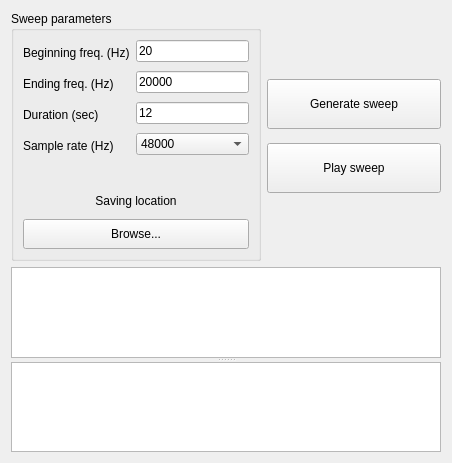
<?xml version="1.0" encoding="UTF-8"?>
<ui version="4.0">
 <class>Form</class>
 <widget class="QWidget" name="Form">
  <property name="geometry">
   <rect>
    <x>0</x>
    <y>0</y>
    <width>452</width>
    <height>463</height>
   </rect>
  </property>
  <property name="minimumSize">
   <size>
    <width>400</width>
    <height>0</height>
   </size>
  </property>
  <property name="maximumSize">
   <size>
    <width>16777215</width>
    <height>16777215</height>
   </size>
  </property>
  <property name="contextMenuPolicy">
   <enum>Qt::NoContextMenu</enum>
  </property>
  <property name="windowTitle">
   <string>Sweep Generator</string>
  </property>
  <property name="windowIcon">
   <iconset>
    <normaloff>irmaker.png</normaloff>irmaker.png</iconset>
  </property>
  <property name="statusTip">
   <string notr="true"/>
  </property>
  <property name="whatsThis">
   <string notr="true">&lt;html&gt;&lt;head/&gt;&lt;body&gt;&lt;p&gt;aaaaaaaaaaaaaaaaaaaaaaaa&lt;/p&gt;&lt;/body&gt;&lt;/html&gt;</string>
  </property>
  <layout class="QGridLayout" name="gridLayout" rowstretch="0,0" columnstretch="1" rowminimumheight="0,0">
   <item row="0" column="0">
    <layout class="QHBoxLayout" name="horizontalLayout" stretch="1,0">
     <property name="sizeConstraint">
      <enum>QLayout::SetFixedSize</enum>
     </property>
     <item>
      <widget class="QGroupBox" name="params_box">
       <property name="sizePolicy">
        <sizepolicy hsizetype="Maximum" vsizetype="Maximum">
         <horstretch>0</horstretch>
         <verstretch>0</verstretch>
        </sizepolicy>
       </property>
       <property name="minimumSize">
        <size>
         <width>150</width>
         <height>250</height>
        </size>
       </property>
       <property name="maximumSize">
        <size>
         <width>250</width>
         <height>250</height>
        </size>
       </property>
       <property name="title">
        <string>Sweep parameters</string>
       </property>
       <layout class="QVBoxLayout" name="verticalLayout_3">
        <item>
         <layout class="QFormLayout" name="formLayout">
          <item row="0" column="0">
           <widget class="QLabel" name="label">
            <property name="minimumSize">
             <size>
              <width>0</width>
              <height>25</height>
             </size>
            </property>
            <property name="maximumSize">
             <size>
              <width>16777215</width>
              <height>25</height>
             </size>
            </property>
            <property name="text">
             <string>Beginning freq. (Hz)</string>
            </property>
           </widget>
          </item>
          <item row="0" column="1">
           <widget class="QLineEdit" name="beg_freq">
            <property name="text">
             <string>20</string>
            </property>
            <property name="placeholderText">
             <string>in Hz</string>
            </property>
           </widget>
          </item>
          <item row="1" column="0">
           <widget class="QLabel" name="label_2">
            <property name="minimumSize">
             <size>
              <width>0</width>
              <height>25</height>
             </size>
            </property>
            <property name="maximumSize">
             <size>
              <width>16777215</width>
              <height>25</height>
             </size>
            </property>
            <property name="text">
             <string>Ending freq. (Hz)</string>
            </property>
           </widget>
          </item>
          <item row="1" column="1">
           <widget class="QLineEdit" name="end_freq">
            <property name="text">
             <string>20000</string>
            </property>
            <property name="placeholderText">
             <string>in Hz</string>
            </property>
           </widget>
          </item>
          <item row="2" column="0">
           <widget class="QLabel" name="label_3">
            <property name="minimumSize">
             <size>
              <width>0</width>
              <height>25</height>
             </size>
            </property>
            <property name="maximumSize">
             <size>
              <width>16777215</width>
              <height>25</height>
             </size>
            </property>
            <property name="text">
             <string>Duration (sec)</string>
            </property>
           </widget>
          </item>
          <item row="2" column="1">
           <widget class="QLineEdit" name="duration">
            <property name="text">
             <string>12</string>
            </property>
            <property name="placeholderText">
             <string>in sec</string>
            </property>
           </widget>
          </item>
          <item row="3" column="0">
           <widget class="QLabel" name="label_4">
            <property name="minimumSize">
             <size>
              <width>0</width>
              <height>25</height>
             </size>
            </property>
            <property name="maximumSize">
             <size>
              <width>16777215</width>
              <height>25</height>
             </size>
            </property>
            <property name="text">
             <string>Sample rate (Hz)</string>
            </property>
           </widget>
          </item>
          <item row="3" column="1">
           <widget class="QComboBox" name="srate">
            <property name="cursor">
             <cursorShape>PointingHandCursor</cursorShape>
            </property>
            <property name="currentIndex">
             <number>1</number>
            </property>
            <property name="placeholderText">
             <string>in Hz</string>
            </property>
            <item>
             <property name="text">
              <string>44100</string>
             </property>
            </item>
            <item>
             <property name="text">
              <string>48000</string>
             </property>
            </item>
            <item>
             <property name="text">
              <string>88200</string>
             </property>
            </item>
            <item>
             <property name="text">
              <string>96000</string>
             </property>
            </item>
            <item>
             <property name="text">
              <string>176400</string>
             </property>
            </item>
            <item>
             <property name="text">
              <string>192000</string>
             </property>
            </item>
           </widget>
          </item>
         </layout>
        </item>
        <item>
         <widget class="QLabel" name="label_5">
          <property name="minimumSize">
           <size>
            <width>0</width>
            <height>25</height>
           </size>
          </property>
          <property name="maximumSize">
           <size>
            <width>16777215</width>
            <height>25</height>
           </size>
          </property>
          <property name="text">
           <string>Saving location</string>
          </property>
          <property name="alignment">
           <set>Qt::AlignCenter</set>
          </property>
         </widget>
        </item>
        <item>
         <widget class="QPushButton" name="save_button">
          <property name="minimumSize">
           <size>
            <width>0</width>
            <height>30</height>
           </size>
          </property>
          <property name="maximumSize">
           <size>
            <width>16777215</width>
            <height>30</height>
           </size>
          </property>
          <property name="cursor">
           <cursorShape>PointingHandCursor</cursorShape>
          </property>
          <property name="text">
           <string>Browse...</string>
          </property>
         </widget>
        </item>
       </layout>
      </widget>
     </item>
     <item>
      <layout class="QVBoxLayout" name="verticalLayout">
       <item>
        <spacer name="verticalSpacer_2">
         <property name="orientation">
          <enum>Qt::Vertical</enum>
         </property>
         <property name="sizeType">
          <enum>QSizePolicy::Fixed</enum>
         </property>
         <property name="sizeHint" stdset="0">
          <size>
           <width>20</width>
           <height>60</height>
          </size>
         </property>
        </spacer>
       </item>
       <item>
        <widget class="QPushButton" name="gen_button">
         <property name="minimumSize">
          <size>
           <width>0</width>
           <height>50</height>
          </size>
         </property>
         <property name="cursor">
          <cursorShape>PointingHandCursor</cursorShape>
         </property>
         <property name="text">
          <string>Generate sweep</string>
         </property>
        </widget>
       </item>
       <item>
        <widget class="QPushButton" name="play_button">
         <property name="minimumSize">
          <size>
           <width>0</width>
           <height>50</height>
          </size>
         </property>
         <property name="cursor">
          <cursorShape>PointingHandCursor</cursorShape>
         </property>
         <property name="text">
          <string>Play sweep</string>
         </property>
        </widget>
       </item>
       <item>
        <spacer name="verticalSpacer">
         <property name="orientation">
          <enum>Qt::Vertical</enum>
         </property>
         <property name="sizeType">
          <enum>QSizePolicy::Fixed</enum>
         </property>
         <property name="sizeHint" stdset="0">
          <size>
           <width>10</width>
           <height>60</height>
          </size>
         </property>
        </spacer>
       </item>
      </layout>
     </item>
    </layout>
   </item>
   <item row="1" column="0">
    <widget class="QSplitter" name="splitter">
     <property name="sizePolicy">
      <sizepolicy hsizetype="Preferred" vsizetype="Expanding">
       <horstretch>0</horstretch>
       <verstretch>0</verstretch>
      </sizepolicy>
     </property>
     <property name="orientation">
      <enum>Qt::Vertical</enum>
     </property>
     <widget class="PlotWidget" name="sweep_plot"/>
     <widget class="PlotWidget" name="spectro_plot"/>
    </widget>
   </item>
  </layout>
 </widget>
 <customwidgets>
  <customwidget>
   <class>PlotWidget</class>
   <extends>QGraphicsView</extends>
   <header>pyqtgraph</header>
  </customwidget>
 </customwidgets>
 <resources/>
 <connections/>
</ui>
